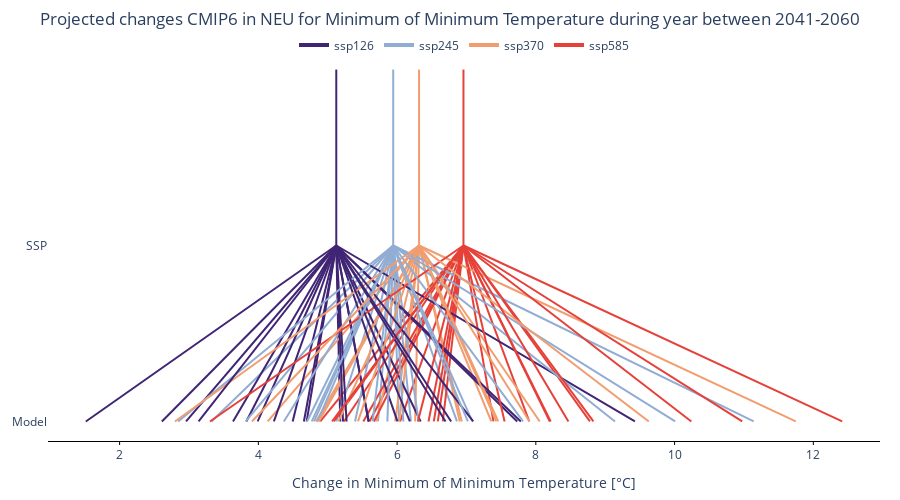

The cell this chart's notebook holds for it:
### Markdown cell above
For this notebook, we have compiled projections from climate models per IPCC climate region for various emission scenarios. In the plot below, the horizontal axis indicated the CID change. At the top we have indicated the multi-model means of emisssions scenarios. Underneath, we show the spread of model outcomes that comprise the multi-model mean. After you have read through the example feel free to play around with the plot for your region.

### Code cell
######## replace with code from html with js
from cascade_plot_widget import plot_widget
plot_widget()

### Figure 1 — Plotly figure (JSON) as saved in the notebook; plotly's stock layout.template omitted (floating-point values rounded to 4 significant figures)
{"data": [{"hoverinfo": "text", "line": {"color": "#402575", "width": 2}, "mode": "lines", "showlegend": false, "text": "Model: UKESM1-0-LL_r1i1p1f2<br>SSP: ssp126<br>Change: 5.18 °C", "type": "scatter", "x": [5.18, 5.123], "y": [0, 1]}, {"hoverinfo": "text", "line": {"color": "#91ADD3", "width": 2}, "mode": "lines", "showlegend": false, "text": "Model: UKESM1-0-LL_r1i1p1f2<br>SSP: ssp245<br>Change: 5.72 °C", "type": "scatter", "x": [5.725, 5.944], "y": [0, 1]}, {"hoverinfo": "text", "line": {"color": "#F19D6F", "width": 2}, "mode": "lines", "showlegend": false, "text": "Model: UKESM1-0-LL_r1i1p1f2<br>SSP: ssp370<br>Change: 6.93 °C", "type": "scatter", "x": [6.932, 6.317], "y": [0, 1]}, {"hoverinfo": "text", "line": {"color": "#E64139", "width": 2}, "mode": "lines", "showlegend": false, "text": "Model: UKESM1-0-LL_r1i1p1f2<br>SSP: ssp585<br>Change: 7.39 °C", "type": "scatter", "x": [7.388, 6.957], "y": [0, 1]}, {"hoverinfo": "text", "line": {"color": "#402575", "width": 2}, "mode": "lines", "showlegend": false, "text": "Model: CNRM-ESM2-1_r1i1p1f2<br>SSP: ssp126<br>Change: 1.51 °C", "type": "scatter", "x": [1.513, 5.123], "y": [0, 1]}, {"hoverinfo": "text", "line": {"color": "#91ADD3", "width": 2}, "mode": "lines", "showlegend": false, "text": "Model: CNRM-ESM2-1_r1i1p1f2<br>SSP: ssp245<br>Change: 3.32 °C", "type": "scatter", "x": [3.324, 5.944], "y": [0, 1]}, {"hoverinfo": "text", "line": {"color": "#F19D6F", "width": 2}, "mode": "lines", "showlegend": false, "text": "Model: CNRM-ESM2-1_r1i1p1f2<br>SSP: ssp370<br>Change: 4.13 °C", "type": "scatter", "x": [4.135, 6.317], "y": [0, 1]}, {"hoverinfo": "text", "line": {"color": "#E64139", "width": 2}, "mode": "lines", "showlegend": false, "text": "Model: CNRM-ESM2-1_r1i1p1f2<br>SSP: ssp585<br>Change: 4.89 °C", "type": "scatter", "x": [4.893, 6.957], "y": [0, 1]}, {"hoverinfo": "text", "line": {"color": "#402575", "width": 2}, "mode": "lines", "showlegend": false, "text": "Model: FGOALS-g3_r1i1p1f1<br>SSP: ssp126<br>Change: 2.61 °C", "type": "scatter", "x": [2.609, 5.123], "y": [0, 1]}, {"hoverinfo": "text", "line": {"color": "#91ADD3", "width": 2}, "mode": "lines", "showlegend": false, "text": "Model: FGOALS-g3_r1i1p1f1<br>SSP: ssp245<br>Change: 5.13 °C", "type": "scatter", "x": [5.125, 5.944], "y": [0, 1]}, {"hoverinfo": "text", "line": {"color": "#F19D6F", "width": 2}, "mode": "lines", "showlegend": false, "text": "Model: FGOALS-g3_r1i1p1f1<br>SSP: ssp370<br>Change: 4.83 °C", "type": "scatter", "x": [4.83, 6.317], "y": [0, 1]}, {"hoverinfo": "text", "line": {"color": "#E64139", "width": 2}, "mode": "lines", "showlegend": false, "text": "Model: FGOALS-g3_r1i1p1f1<br>SSP: ssp585<br>Change: 6.04 °C", "type": "scatter", "x": [6.044, 6.957], "y": [0, 1]}, {"hoverinfo": "text", "line": {"color": "#402575", "width": 2}, "mode": "lines", "showlegend": false, "text": "Model: INM-CM4-8_r1i1p1f1<br>SSP: ssp126<br>Change: 3.83 °C", "type": "scatter", "x": [3.826, 5.123], "y": [0, 1]}, {"hoverinfo": "text", "line": {"color": "#91ADD3", "width": 2}, "mode": "lines", "showlegend": false, "text": "Model: INM-CM4-8_r1i1p1f1<br>SSP: ssp245<br>Change: 6.03 °C", "type": "scatter", "x": [6.026, 5.944], "y": [0, 1]}, {"hoverinfo": "text", "line": {"color": "#F19D6F", "width": 2}, "mode": "lines", "showlegend": false, "text": "Model: INM-CM4-8_r1i1p1f1<br>SSP: ssp370<br>Change: 4.84 °C", "type": "scatter", "x": [4.843, 6.317], "y": [0, 1]}, {"hoverinfo": "text", "line": {"color": "#E64139", "width": 2}, "mode": "lines", "showlegend": false, "text": "Model: INM-CM4-8_r1i1p1f1<br>SSP: ssp585<br>Change: 5.60 °C", "type": "scatter", "x": [5.601, 6.957], "y": [0, 1]}, {"hoverinfo": "text", "line": {"color": "#402575", "width": 2}, "mode": "lines", "showlegend": false, "text": "Model: MIROC6_r1i1p1f1<br>SSP: ssp126<br>Change: 4.66 °C", "type": "scatter", "x": [4.657, 5.123], "y": [0, 1]}, {"hoverinfo": "text", "line": {"color": "#91ADD3", "width": 2}, "mode": "lines", "showlegend": false, "text": "Model: MIROC6_r1i1p1f1<br>SSP: ssp245<br>Change: 4.85 °C", "type": "scatter", "x": [4.853, 5.944], "y": [0, 1]}, {"hoverinfo": "text", "line": {"color": "#F19D6F", "width": 2}, "mode": "lines", "showlegend": false, "text": "Model: MIROC6_r1i1p1f1<br>SSP: ssp370<br>Change: 5.70 °C", "type": "scatter", "x": [5.7, 6.317], "y": [0, 1]}, {"hoverinfo": "text", "line": {"color": "#E64139", "width": 2}, "mode": "lines", "showlegend": false, "text": "Model: MIROC6_r1i1p1f1<br>SSP: ssp585<br>Change: 5.23 °C", "type": "scatter", "x": [5.233, 6.957], "y": [0, 1]}, {"hoverinfo": "text", "line": {"color": "#402575", "width": 2}, "mode": "lines", "showlegend": false, "text": "Model: mmm<br>SSP: ssp126<br>Impact: 5.12 °C", "type": "scatter", "x": [5.123, 5.123], "y": [1, 2]}, {"hoverinfo": "text", "line": {"color": "#91ADD3", "width": 2}, "mode": "lines", "showlegend": false, "text": "Model: mmm<br>SSP: ssp245<br>Impact: 5.94 °C", "type": "scatter", "x": [5.944, 5.944], "y": [1, 2]}, {"hoverinfo": "text", "line": {"color": "#F19D6F", "width": 2}, "mode": "lines", "showlegend": false, "text": "Model: mmm<br>SSP: ssp370<br>Impact: 6.32 °C", "type": "scatter", "x": [6.317, 6.317], "y": [1, 2]}, {"hoverinfo": "text", "line": {"color": "#E64139", "width": 2}, "mode": "lines", "showlegend": false, "text": "Model: mmm<br>SSP: ssp585<br>Impact: 6.96 °C", "type": "scatter", "x": [6.957, 6.957], "y": [1, 2]}, {"hoverinfo": "text", "line": {"color": "#402575", "width": 2}, "mode": "lines", "showlegend": false, "text": "Model: CNRM-CM6-1_r1i1p1f2<br>SSP: ssp126<br>Change: 4.49 °C", "type": "scatter", "x": [4.494, 5.123], "y": [0, 1]}, {"hoverinfo": "text", "line": {"color": "#91ADD3", "width": 2}, "mode": "lines", "showlegend": false, "text": "Model: CNRM-CM6-1_r1i1p1f2<br>SSP: ssp245<br>Change: 4.77 °C", "type": "scatter", "x": [4.77, 5.944], "y": [0, 1]}, {"hoverinfo": "text", "line": {"color": "#F19D6F", "width": 2}, "mode": "lines", "showlegend": false, "text": "Model: CNRM-CM6-1_r1i1p1f2<br>SSP: ssp370<br>Change: 6.26 °C", "type": "scatter", "x": [6.26, 6.317], "y": [0, 1]}, {"hoverinfo": "text", "line": {"color": "#E64139", "width": 2}, "mode": "lines", "showlegend": false, "text": "Model: CNRM-CM6-1_r1i1p1f2<br>SSP: ssp585<br>Change: 5.51 °C", "type": "scatter", "x": [5.513, 6.957], "y": [0, 1]}, {"hoverinfo": "text", "line": {"color": "#402575", "width": 2}, "mode": "lines", "showlegend": false, "text": "Model: MRI-ESM2-0_r1i1p1f1<br>SSP: ssp126<br>Change: 4.70 °C", "type": "scatter", "x": [4.696, 5.123], "y": [0, 1]}, {"hoverinfo": "text", "line": {"color": "#91ADD3", "width": 2}, "mode": "lines", "showlegend": false, "text": "Model: MRI-ESM2-0_r1i1p1f1<br>SSP: ssp245<br>Change: 6.86 °C", "type": "scatter", "x": [6.863, 5.944], "y": [0, 1]}, {"hoverinfo": "text", "line": {"color": "#F19D6F", "width": 2}, "mode": "lines", "showlegend": false, "text": "Model: MRI-ESM2-0_r1i1p1f1<br>SSP: ssp370<br>Change: 6.90 °C", "type": "scatter", "x": [6.904, 6.317], "y": [0, 1]}, {"hoverinfo": "text", "line": {"color": "#E64139", "width": 2}, "mode": "lines", "showlegend": false, "text": "Model: MRI-ESM2-0_r1i1p1f1<br>SSP: ssp585<br>Change: 6.53 °C", "type": "scatter", "x": [6.529, 6.957], "y": [0, 1]}, {"hoverinfo": "text", "line": {"color": "#402575", "width": 2}, "mode": "lines", "showlegend": false, "text": "Model: BCC-CSM2-MR_r1i1p1f1<br>SSP: ssp126<br>Change: 5.59 °C", "type": "scatter", "x": [5.588, 5.123], "y": [0, 1]}, {"hoverinfo": "text", "line": {"color": "#91ADD3", "width": 2}, "mode": "lines", "showlegend": false, "text": "Model: BCC-CSM2-MR_r1i1p1f1<br>SSP: ssp245<br>Change: 5.39 °C", "type": "scatter", "x": [5.394, 5.944], "y": [0, 1]}, {"hoverinfo": "text", "line": {"color": "#F19D6F", "width": 2}, "mode": "lines", "showlegend": false, "text": "Model: BCC-CSM2-MR_r1i1p1f1<br>SSP: ssp370<br>Change: 7.36 °C", "type": "scatter", "x": [7.357, 6.317], "y": [0, 1]}, {"hoverinfo": "text", "line": {"color": "#E64139", "width": 2}, "mode": "lines", "showlegend": false, "text": "Model: BCC-CSM2-MR_r1i1p1f1<br>SSP: ssp585<br>Change: 7.90 °C", "type": "scatter", "x": [7.905, 6.957], "y": [0, 1]}, {"hoverinfo": "text", "line": {"color": "#402575", "width": 2}, "mode": "lines", "showlegend": false, "text": "Model: MPI-ESM1-2-LR_r1i1p1f1<br>SSP: ssp126<br>Change: 5.59 °C", "type": "scatter", "x": [5.591, 5.123], "y": [0, 1]}, {"hoverinfo": "text", "line": {"color": "#91ADD3", "width": 2}, "mode": "lines", "showlegend": false, "text": "Model: MPI-ESM1-2-LR_r1i1p1f1<br>SSP: ssp245<br>Change: 6.20 °C", "type": "scatter", "x": [6.199, 5.944], "y": [0, 1]}, {"hoverinfo": "text", "line": {"color": "#F19D6F", "width": 2}, "mode": "lines", "showlegend": false, "text": "Model: MPI-ESM1-2-LR_r1i1p1f1<br>SSP: ssp370<br>Change: 6.03 °C", "type": "scatter", "x": [6.03, 6.317], "y": [0, 1]}, {"hoverinfo": "text", "line": {"color": "#E64139", "width": 2}, "mode": "lines", "showlegend": false, "text": "Model: MPI-ESM1-2-LR_r1i1p1f1<br>SSP: ssp585<br>Change: 6.66 °C", "type": "scatter", "x": [6.659, 6.957], "y": [0, 1]}, {"hoverinfo": "text", "line": {"color": "#402575", "width": 2}, "mode": "lines", "showlegend": false, "text": "Model: INM-CM5-0_r1i1p1f1<br>SSP: ssp126<br>Change: 3.99 °C", "type": "scatter", "x": [3.99, 5.123], "y": [0, 1]}, {"hoverinfo": "text", "line": {"color": "#91ADD3", "width": 2}, "mode": "lines", "showlegend": false, "text": "Model: INM-CM5-0_r1i1p1f1<br>SSP: ssp245<br>Change: 3.82 °C", "type": "scatter", "x": [3.818, 5.944], "y": [0, 1]}, {"hoverinfo": "text", "line": {"color": "#F19D6F", "width": 2}, "mode": "lines", "showlegend": false, "text": "Model: INM-CM5-0_r1i1p1f1<br>SSP: ssp370<br>Change: 5.97 °C", "type": "scatter", "x": [5.972, 6.317], "y": [0, 1]}, {"hoverinfo": "text", "line": {"color": "#E64139", "width": 2}, "mode": "lines", "showlegend": false, "text": "Model: INM-CM5-0_r1i1p1f1<br>SSP: ssp585<br>Change: 6.59 °C", "type": "scatter", "x": [6.587, 6.957], "y": [0, 1]}, {"hoverinfo": "text", "line": {"color": "#402575", "width": 2}, "mode": "lines", "showlegend": false, "text": "Model: CNRM-CM6-1-HR_r1i1p1f2<br>SSP: ssp126<br>Change: 7.73 °C", "type": "scatter", "x": [7.731, 5.123], "y": [0, 1]}, {"hoverinfo": "text", "line": {"color": "#E64139", "width": 2}, "mode": "lines", "showlegend": false, "text": "Model: CNRM-CM6-1-HR_r1i1p1f2<br>SSP: ssp585<br>Change: 8.78 °C", "type": "scatter", "x": [8.779, 6.957], "y": [0, 1]}, {"hoverinfo": "text", "line": {"color": "#402575", "width": 2}, "mode": "lines", "showlegend": false, "text": "Model: MPI-ESM1-2-HR_r1i1p1f1<br>SSP: ssp126<br>Change: 6.34 °C", "type": "scatter", "x": [6.339, 5.123], "y": [0, 1]}, {"hoverinfo": "text", "line": {"color": "#91ADD3", "width": 2}, "mode": "lines", "showlegend": false, "text": "Model: MPI-ESM1-2-HR_r1i1p1f1<br>SSP: ssp245<br>Change: 4.70 °C", "type": "scatter", "x": [4.701, 5.944], "y": [0, 1]}, {"hoverinfo": "text", "line": {"color": "#F19D6F", "width": 2}, "mode": "lines", "showlegend": false, "text": "Model: MPI-ESM1-2-HR_r1i1p1f1<br>SSP: ssp370<br>Change: 8.06 °C", "type": "scatter", "x": [8.056, 6.317], "y": [0, 1]}, {"hoverinfo": "text", "line": {"color": "#E64139", "width": 2}, "mode": "lines", "showlegend": false, "text": "Model: MPI-ESM1-2-HR_r1i1p1f1<br>SSP: ssp585<br>Change: 5.67 °C", "type": "scatter", "x": [5.666, 6.957], "y": [0, 1]}, {"hoverinfo": "text", "line": {"color": "#402575", "width": 2}, "mode": "lines", "showlegend": false, "text": "Model: GFDL-ESM4_r1i1p1f1<br>SSP: ssp126<br>Change: 3.63 °C", "type": "scatter", "x": [3.635, 5.123], "y": [0, 1]}, {"hoverinfo": "text", "line": {"color": "#91ADD3", "width": 2}, "mode": "lines", "showlegend": false, "text": "Model: GFDL-ESM4_r1i1p1f1<br>SSP: ssp245<br>Change: 4.37 °C", "type": "scatter", "x": [4.368, 5.944], "y": [0, 1]}, {"hoverinfo": "text", "line": {"color": "#F19D6F", "width": 2}, "mode": "lines", "showlegend": false, "text": "Model: GFDL-ESM4_r1i1p1f1<br>SSP: ssp370<br>Change: 4.87 °C", "type": "scatter", "x": [4.871, 6.317], "y": [0, 1]}, {"hoverinfo": "text", "line": {"color": "#E64139", "width": 2}, "mode": "lines", "showlegend": false, "text": "Model: GFDL-ESM4_r1i1p1f1<br>SSP: ssp585<br>Change: 5.09 °C", "type": "scatter", "x": [5.088, 6.957], "y": [0, 1]}, {"hoverinfo": "text", "line": {"color": "#402575", "width": 2}, "mode": "lines", "showlegend": false, "text": "Model: KACE-1-0-G_r2i1p1f1<br>SSP: ssp126<br>Change: 9.43 °C", "type": "scatter", "x": [9.428, 5.123], "y": [0, 1]}, {"hoverinfo": "text", "line": {"color": "#91ADD3", "width": 2}, "mode": "lines", "showlegend": false, "text": "Model: KACE-1-0-G_r2i1p1f1<br>SSP: ssp245<br>Change: 11.14 °C", "type": "scatter", "x": [11.14, 5.944], "y": [0, 1]}, {"hoverinfo": "text", "line": {"color": "#F19D6F", "width": 2}, "mode": "lines", "showlegend": false, "text": "Model: KACE-1-0-G_r2i1p1f1<br>SSP: ssp370<br>Change: 11.75 °C", "type": "scatter", "x": [11.75, 6.317], "y": [0, 1]}, {"hoverinfo": "text", "line": {"color": "#E64139", "width": 2}, "mode": "lines", "showlegend": false, "text": "Model: KACE-1-0-G_r2i1p1f1<br>SSP: ssp585<br>Change: 12.42 °C", "type": "scatter", "x": [12.42, 6.957], "y": [0, 1]}, {"hoverinfo": "text", "line": {"color": "#402575", "width": 2}, "mode": "lines", "showlegend": false, "text": "Model: IPSL-CM6A-LR_r1i1p1f1<br>SSP: ssp126<br>Change: 6.01 °C", "type": "scatter", "x": [6.005, 5.123], "y": [0, 1]}, {"hoverinfo": "text", "line": {"color": "#91ADD3", "width": 2}, "mode": "lines", "showlegend": false, "text": "Model: IPSL-CM6A-LR_r1i1p1f1<br>SSP: ssp245<br>Change: 6.31 °C", "type": "scatter", "x": [6.311, 5.944], "y": [0, 1]}, {"hoverinfo": "text", "line": {"color": "#F19D6F", "width": 2}, "mode": "lines", "showlegend": false, "text": "Model: IPSL-CM6A-LR_r1i1p1f1<br>SSP: ssp370<br>Change: 7.46 °C", "type": "scatter", "x": [7.458, 6.317], "y": [0, 1]}, {"hoverinfo": "text", "line": {"color": "#E64139", "width": 2}, "mode": "lines", "showlegend": false, "text": "Model: IPSL-CM6A-LR_r1i1p1f1<br>SSP: ssp585<br>Change: 8.21 °C", "type": "scatter", "x": [8.214, 6.957], "y": [0, 1]}, {"hoverinfo": "text", "line": {"color": "#402575", "width": 2}, "mode": "lines", "showlegend": false, "text": "Model: NESM3_r1i1p1f1<br>SSP: ssp126<br>Change: 7.78 °C", "type": "scatter", "x": [7.784, 5.123], "y": [0, 1]}, {"hoverinfo": "text", "line": {"color": "#91ADD3", "width": 2}, "mode": "lines", "showlegend": false, "text": "Model: NESM3_r1i1p1f1<br>SSP: ssp245<br>Change: 9.14 °C", "type": "scatter", "x": [9.141, 5.944], "y": [0, 1]}, {"hoverinfo": "text", "line": {"color": "#E64139", "width": 2}, "mode": "lines", "showlegend": false, "text": "Model: NESM3_r1i1p1f1<br>SSP: ssp585<br>Change: 10.24 °C", "type": "scatter", "x": [10.24, 6.957], "y": [0, 1]}, {"hoverinfo": "text", "line": {"color": "#402575", "width": 2}, "mode": "lines", "showlegend": false, "text": "Model: MIROC-ES2L_r1i1p1f2<br>SSP: ssp126<br>Change: 4.22 °C", "type": "scatter", "x": [4.224, 5.123], "y": [0, 1]}, {"hoverinfo": "text", "line": {"color": "#91ADD3", "width": 2}, "mode": "lines", "showlegend": false, "text": "Model: MIROC-ES2L_r1i1p1f2<br>SSP: ssp245<br>Change: 6.09 °C", "type": "scatter", "x": [6.09, 5.944], "y": [0, 1]}, {"hoverinfo": "text", "line": {"color": "#F19D6F", "width": 2}, "mode": "lines", "showlegend": false, "text": "Model: MIROC-ES2L_r1i1p1f2<br>SSP: ssp370<br>Change: 5.44 °C", "type": "scatter", "x": [5.436, 6.317], "y": [0, 1]}, {"hoverinfo": "text", "line": {"color": "#E64139", "width": 2}, "mode": "lines", "showlegend": false, "text": "Model: MIROC-ES2L_r1i1p1f2<br>SSP: ssp585<br>Change: 6.45 °C", "type": "scatter", "x": [6.452, 6.957], "y": [0, 1]}, {"hoverinfo": "text", "line": {"color": "#402575", "width": 2}, "mode": "lines", "showlegend": false, "text": "Model: ACCESS-CM2_r1i1p1f1<br>SSP: ssp126<br>Change: 5.22 °C", "type": "scatter", "x": [5.221, 5.123], "y": [0, 1]}, {"hoverinfo": "text", "line": {"color": "#91ADD3", "width": 2}, "mode": "lines", "showlegend": false, "text": "Model: ACCESS-CM2_r1i1p1f1<br>SSP: ssp245<br>Change: 5.86 °C", "type": "scatter", "x": [5.86, 5.944], "y": [0, 1]}, {"hoverinfo": "text", "line": {"color": "#F19D6F", "width": 2}, "mode": "lines", "showlegend": false, "text": "Model: ACCESS-CM2_r1i1p1f1<br>SSP: ssp370<br>Change: 5.15 °C", "type": "scatter", "x": [5.155, 6.317], "y": [0, 1]}, {"hoverinfo": "text", "line": {"color": "#E64139", "width": 2}, "mode": "lines", "showlegend": false, "text": "Model: ACCESS-CM2_r1i1p1f1<br>SSP: ssp585<br>Change: 6.30 °C", "type": "scatter", "x": [6.299, 6.957], "y": [0, 1]}, {"hoverinfo": "text", "line": {"color": "#402575", "width": 2}, "mode": "lines", "showlegend": false, "text": "Model: HadGEM3-GC31-LL_r1i1p1f3<br>SSP: ssp126<br>Change: 5.27 °C", "type": "scatter", "x": [5.272, 5.123], "y": [0, 1]}, {"hoverinfo": "text", "line": {"color": "#91ADD3", "width": 2}, "mode": "lines", "showlegend": false, "text": "Model: HadGEM3-GC31-LL_r1i1p1f3<br>SSP: ssp245<br>Change: 5.65 °C", "type": "scatter", "x": [5.648, 5.944], "y": [0, 1]}, {"hoverinfo": "text", "line": {"color": "#E64139", "width": 2}, "mode": "lines", "showlegend": false, "text": "Model: HadGEM3-GC31-LL_r1i1p1f3<br>SSP: ssp585<br>Change: 7.55 °C", "type": "scatter", "x": [7.55, 6.957], "y": [0, 1]}, {"hoverinfo": "text", "line": {"color": "#402575", "width": 2}, "mode": "lines", "showlegend": false, "text": "Model: NorESM2-MM_r1i1p1f1<br>SSP: ssp126<br>Change: 2.96 °C", "type": "scatter", "x": [2.958, 5.123], "y": [0, 1]}, {"hoverinfo": "text", "line": {"color": "#91ADD3", "width": 2}, "mode": "lines", "showlegend": false, "text": "Model: NorESM2-MM_r1i1p1f1<br>SSP: ssp245<br>Change: 2.84 °C", "type": "scatter", "x": [2.843, 5.944], "y": [0, 1]}, {"hoverinfo": "text", "line": {"color": "#F19D6F", "width": 2}, "mode": "lines", "showlegend": false, "text": "Model: NorESM2-MM_r1i1p1f1<br>SSP: ssp370<br>Change: 2.80 °C", "type": "scatter", "x": [2.798, 6.317], "y": [0, 1]}, {"hoverinfo": "text", "line": {"color": "#E64139", "width": 2}, "mode": "lines", "showlegend": false, "text": "Model: NorESM2-MM_r1i1p1f1<br>SSP: ssp585<br>Change: 3.30 °C", "type": "scatter", "x": [3.302, 6.957], "y": [0, 1]}, {"hoverinfo": "text", "line": {"color": "#402575", "width": 2}, "mode": "lines", "showlegend": false, "text": "Model: EC-Earth3_r1i1p1f1<br>SSP: ssp126<br>Change: 6.18 °C", "type": "scatter", "x": [6.184, 5.123], "y": [0, 1]}, {"hoverinfo": "text", "line": {"color": "#91ADD3", "width": 2}, "mode": "lines", "showlegend": false, "text": "Model: EC-Earth3_r1i1p1f1<br>SSP: ssp245<br>Change: 7.08 °C", "type": "scatter", "x": [7.085, 5.944], "y": [0, 1]}, {"hoverinfo": "text", "line": {"color": "#F19D6F", "width": 2}, "mode": "lines", "showlegend": false, "text": "Model: EC-Earth3_r1i1p1f1<br>SSP: ssp370<br>Change: 7.43 °C", "type": "scatter", "x": [7.43, 6.317], "y": [0, 1]}, {"hoverinfo": "text", "line": {"color": "#E64139", "width": 2}, "mode": "lines", "showlegend": false, "text": "Model: EC-Earth3_r1i1p1f1<br>SSP: ssp585<br>Change: 8.20 °C", "type": "scatter", "x": [8.201, 6.957], "y": [0, 1]}, {"hoverinfo": "text", "line": {"color": "#402575", "width": 2}, "mode": "lines", "showlegend": false, "text": "Model: CanESM5_r1i1p1f1<br>SSP: ssp126<br>Change: 6.70 °C", "type": "scatter", "x": [6.698, 5.123], "y": [0, 1]}, {"hoverinfo": "text", "line": {"color": "#91ADD3", "width": 2}, "mode": "lines", "showlegend": false, "text": "Model: CanESM5_r1i1p1f1<br>SSP: ssp245<br>Change: 7.82 °C", "type": "scatter", "x": [7.815, 5.944], "y": [0, 1]}, {"hoverinfo": "text", "line": {"color": "#F19D6F", "width": 2}, "mode": "lines", "showlegend": false, "text": "Model: CanESM5_r1i1p1f1<br>SSP: ssp370<br>Change: 7.91 °C", "type": "scatter", "x": [7.909, 6.317], "y": [0, 1]}, {"hoverinfo": "text", "line": {"color": "#E64139", "width": 2}, "mode": "lines", "showlegend": false, "text": "Model: CanESM5_r1i1p1f1<br>SSP: ssp585<br>Change: 8.83 °C", "type": "scatter", "x": [8.83, 6.957], "y": [0, 1]}, {"hoverinfo": "text", "line": {"color": "#402575", "width": 2}, "mode": "lines", "showlegend": false, "text": "Model: EC-Earth3-Veg_r1i1p1f1<br>SSP: ssp126<br>Change: 7.10 °C", "type": "scatter", "x": [7.097, 5.123], "y": [0, 1]}, {"hoverinfo": "text", "line": {"color": "#91ADD3", "width": 2}, "mode": "lines", "showlegend": false, "text": "Model: EC-Earth3-Veg_r1i1p1f1<br>SSP: ssp245<br>Change: 10.01 °C", "type": "scatter", "x": [10.01, 5.944], "y": [0, 1]}, {"hoverinfo": "text", "line": {"color": "#F19D6F", "width": 2}, "mode": "lines", "showlegend": false, "text": "Model: EC-Earth3-Veg_r1i1p1f1<br>SSP: ssp370<br>Change: 9.63 °C", "type": "scatter", "x": [9.628, 6.317], "y": [0, 1]}, {"hoverinfo": "text", "line": {"color": "#E64139", "width": 2}, "mode": "lines", "showlegend": false, "text": "Model: EC-Earth3-Veg_r1i1p1f1<br>SSP: ssp585<br>Change: 10.97 °C", "type": "scatter", "x": [10.97, 6.957], "y": [0, 1]}, {"hoverinfo": "text", "line": {"color": "#402575", "width": 2}, "mode": "lines", "showlegend": false, "text": "Model: ACCESS-ESM1-5_r1i1p1f1<br>SSP: ssp126<br>Change: 3.14 °C", "type": "scatter", "x": [3.139, 5.123], "y": [0, 1]}, {"hoverinfo": "text", "line": {"color": "#91ADD3", "width": 2}, "mode": "lines", "showlegend": false, "text": "Model: ACCESS-ESM1-5_r1i1p1f1<br>SSP: ssp245<br>Change: 4.80 °C", "type": "scatter", "x": [4.802, 5.944], "y": [0, 1]}, {"hoverinfo": "text", "line": {"color": "#F19D6F", "width": 2}, "mode": "lines", "showlegend": false, "text": "Model: ACCESS-ESM1-5_r1i1p1f1<br>SSP: ssp370<br>Change: 3.91 °C", "type": "scatter", "x": [3.908, 6.317], "y": [0, 1]}, {"hoverinfo": "text", "line": {"color": "#E64139", "width": 2}, "mode": "lines", "showlegend": false, "text": "Model: ACCESS-ESM1-5_r1i1p1f1<br>SSP: ssp585<br>Change: 5.06 °C", "type": "scatter", "x": [5.063, 6.957], "y": [0, 1]}, {"hoverinfo": "text", "line": {"color": "#402575", "width": 2}, "mode": "lines", "showlegend": false, "text": "Model: KIOST-ESM_r1i1p1f1<br>SSP: ssp126<br>Change: 6.78 °C", "type": "scatter", "x": [6.779, 5.123], "y": [0, 1]}, {"hoverinfo": "text", "line": {"color": "#91ADD3", "width": 2}, "mode": "lines", "showlegend": false, "text": "Model: KIOST-ESM_r1i1p1f1<br>SSP: ssp245<br>Change: 7.02 °C", "type": "scatter", "x": [7.02, 5.944], "y": [0, 1]}, {"hoverinfo": "text", "line": {"color": "#E64139", "width": 2}, "mode": "lines", "showlegend": false, "text": "Model: KIOST-ESM_r1i1p1f1<br>SSP: ssp585<br>Change: 8.47 °C", "type": "scatter", "x": [8.469, 6.957], "y": [0, 1]}, {"line": {"color": "#402575", "width": 4}, "mode": "lines", "name": "ssp126", "type": "scatter", "x": [null], "y": [null]}, {"line": {"color": "#91ADD3", "width": 4}, "mode": "lines", "name": "ssp245", "type": "scatter", "x": [null], "y": [null]}, {"line": {"color": "#F19D6F", "width": 4}, "mode": "lines", "name": "ssp370", "type": "scatter", "x": [null], "y": [null]}, {"line": {"color": "#E64139", "width": 4}, "mode": "lines", "name": "ssp585", "type": "scatter", "x": [null], "y": [null]}], "layout": {"height": 500, "legend": {"orientation": "h", "x": 0.5, "xanchor": "center", "y": 1.05, "yanchor": "top"}, "margin": {"b": 50, "l": 20, "r": 20, "t": 50}, "paper_bgcolor": "white", "plot_bgcolor": "white", "title": {"text": "Projected changes CMIP6 in NEU for Minimum of Minimum Temperature during year between 2041-2060", "x": 0.5, "xanchor": "center"}, "xaxis": {"linecolor": "black", "linewidth": 1, "range": [0.968, 12.96], "showgrid": false, "showline": true, "tickcolor": "black", "ticklen": 3, "tickmode": "auto", "ticks": "outside", "tickwidth": 1, "title": {"text": "Change in Minimum of Minimum Temperature [°C]"}, "zeroline": false}, "yaxis": {"showgrid": false, "tickmode": "array", "ticktext": ["Model", "SSP", ""], "tickvals": [0, 1, 2], "zeroline": false}}}
